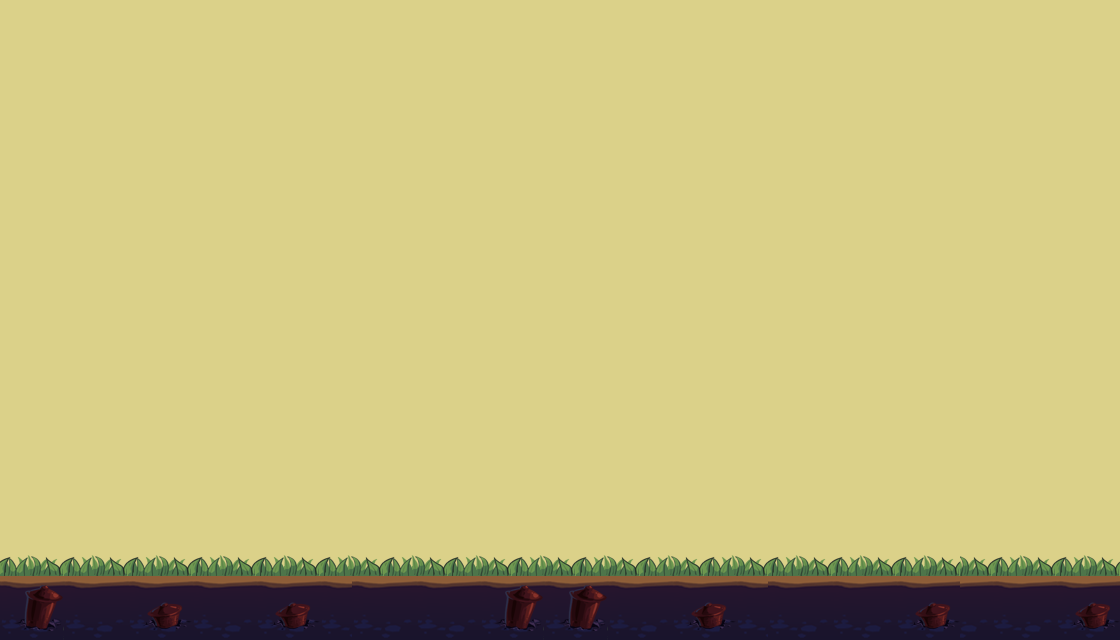

Tiled map render using the project's own tile images. Description and the map definition, with tile-layer contents summarised, below:
An orthogonal 35x20 tile map with 32x32 px tiles, 2 tile layers (background, layer) and 5 objects.

<map version="1.0" orientation="orthogonal" renderorder="left-down" width="35" height="20" tilewidth="32" tileheight="32">
 <tileset firstgid="1" name="map" tilewidth="32" tileheight="32">
  <image source="map.png" width="128" height="128" />
 </tileset>
 <layer name="background" width="35" height="20">
  <data>[700 cells, 700 non-empty, 1 distinct tile ids]</data>
 </layer>
 <layer name="layer" width="35" height="20">
  <data>[700 cells, 105 non-empty, 14 distinct tile ids]</data>
 </layer>
 <objectgroup name="object">
  <object x="280" y="390" />
  <object x="570" y="246" />
  <object x="858" y="426" />
 </objectgroup>
 <objectgroup name="object2">
  <object x="1062.67" y="37.3333" />
  <object x="88" y="524" />
 </objectgroup>
</map>
